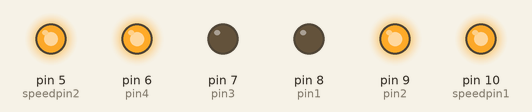
Recording of a sketch running on a simulated Arduino Uno, built with avr-gcc and run on an emulated ATmega328P. Parts: output pins drawn as LEDs (lit = HIGH).

Above: at 0.12 s.
At 0.87 s:
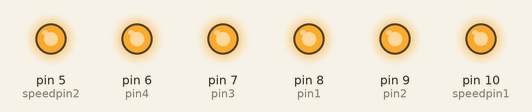
At 1.37 s:
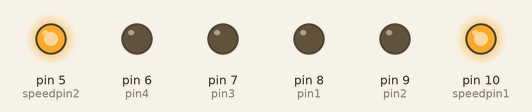
At 2.62 s:
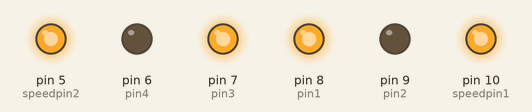
Timing chart, 0 to 3.0 s (numbered marks = the images above):
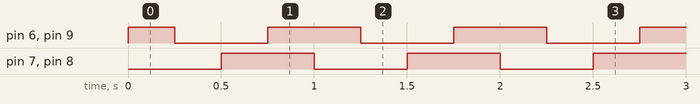

The sketch:

moto.ino
```cpp
int pin1 = 8; // 定义I1 接口
int pin2 = 9; // 定义I2 接口
int speedpin1 = 10;  // 定义EA(PWM 调速)接口
int pin3 = 7; // 定义I3 接口
int pin4 = 6; // 定义I4 接口
int speedpin2 = 5;   // 定义EB(PWM 调速)接口

void setup()
{
  pinMode(pin1, OUTPUT); // 定义该接口为输出接口
  pinMode(pin2, OUTPUT);
  pinMode(speedpin1, OUTPUT);
  pinMode(pin3, OUTPUT); //
  pinMode(pin4, OUTPUT);
  pinMode(speedpin2, OUTPUT);

  analogWrite(speedpin1, 250); // 输入PWM 信号速度设定值100
  analogWrite(speedpin2, 250); // 输入PWM 信号速度设定值100
}

void loop()
{
  digitalWrite(pin1, LOW); // 使直流电机顺时针转
  digitalWrite(pin2, HIGH);
  digitalWrite(pin3, LOW);
  digitalWrite(pin4, HIGH);
  delay(250);

  digitalWrite(pin1, LOW); // 使直流电机刹车停止
  digitalWrite(pin2, LOW);
  digitalWrite(pin3, LOW);
  digitalWrite(pin4, LOW);
  delay(250);

  digitalWrite(pin1, HIGH); // 使直流电机逆时针转
  digitalWrite(pin2, LOW);
  digitalWrite(pin3, HIGH);
  digitalWrite(pin4, LOW);
  delay(250);

  digitalWrite(pin1, HIGH); // 使直流电机刹车停止
  digitalWrite(pin2, HIGH);
  digitalWrite(pin3, HIGH);
  digitalWrite(pin4, HIGH);
  delay(250);
}
```

Measured:
- by itself, pin 6 (pin4), pin 9 (pin2): repeats every 1.0 s: LOW 0.50 s, HIGH 0.50 s
- by itself, pin 7 (pin3), pin 8 (pin1): alternates HIGH for 0.50 s and LOW for 0.50 s
- by itself, everything shown: repeats every 1.0 s, in 4 steps
